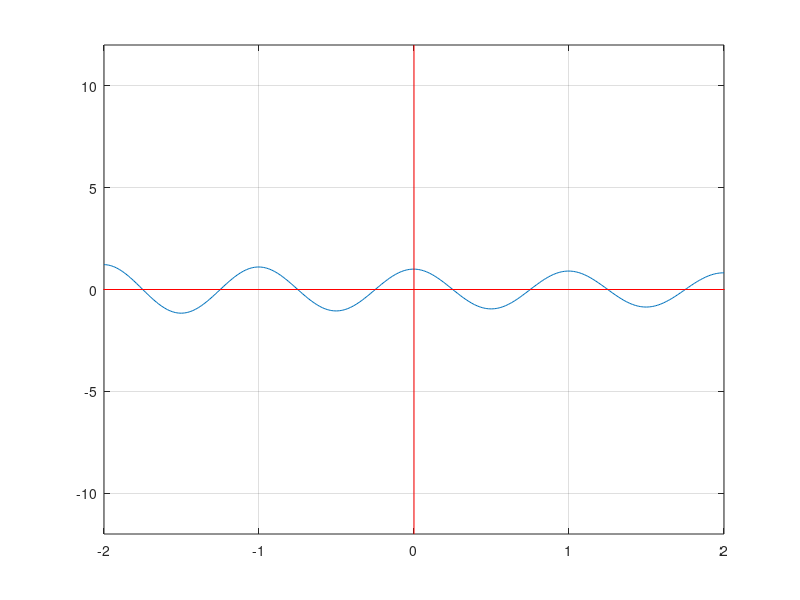

Recreate this plot in MATLAB.
t = -2:0.01:2;
n = 2;
y = exp (-0.05*n*t) .* cos (2 * pi * t);
plot (t, y);
axis ([-2 2 -12 12]);
hold on;
plot ([-2.2 2.2], [0 0], 'r', [0 0], [12 -12], 'r');
hold off;
grid on;
